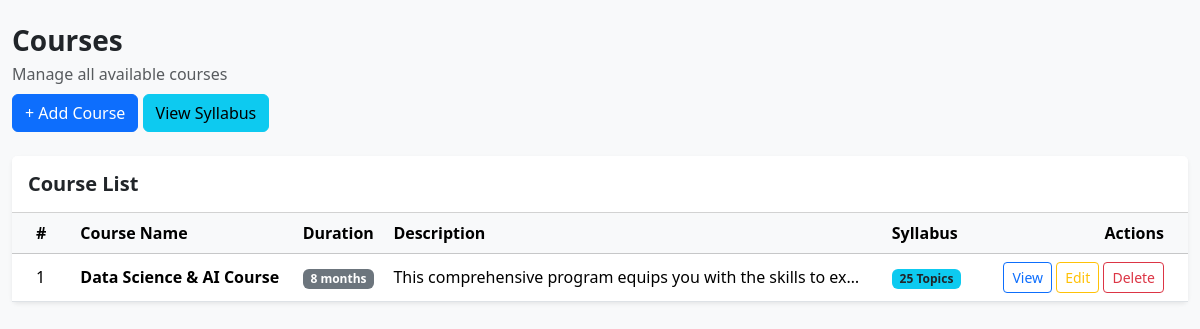
Page /courses/ on the committed database.
### Courses/models.py (models this page shows, shortened)
class CourseList(models.Model):
    course_name = models.CharField(max_length=100)
    course_duration = models.CharField(max_length=100)
    course_description = models.TextField()
    course_syllabus = models.ManyToManyField(
        Syllabus,
        blank=True,
        related_name="courses"
    )

### Courses/views.py (the view)
# urls.py: path("", views.course_list, name="course_list"),
def course_list(request):
    courses = CourseList.objects.all()
    return render(request, "admin/course_list.html", {"courses": courses})

### Courses/templates/admin/course_list.html (shortened to what this page needs)
<!DOCTYPE html>
<html lang="en">
<head>
    <link rel="stylesheet" href="/static/bootstrap/css/bootstrap.min.css">
</head>
<body class="bg-light">
<div class="container-fluid py-4">
    <div class="align-items-center mb-4">
        <div>
            <h3 class="fw-bold mb-1">
                Courses
            </h3>
            <p class="text-muted mb-2">
                Manage all available courses
            </p>
        </div>
        <a href="{% url 'course_create' %}"
           class="btn btn-primary">
            + Add Course
        </a>
        <a href="{% url 'syllabus_list' %}"
           class="btn btn-info">
            View Syllabus
        </a>
    </div>
    <div class="card border-0 shadow-sm">
        <div class="card-header bg-white py-3">
            <h5 class="mb-0 fw-semibold">
                Course List
            </h5>
        </div>
        <div class="card-body p-0">
            <div class="table-responsive">
                <table class="table table-hover align-middle mb-0">
                    <thead class="table-light">
                        <tr>
                            <th class="px-4">#</th>
                            <th>Course Name</th>
                            <th>Duration</th>
                            <th>Description</th>
                            <th>Syllabus</th>
                            <th class="text-end px-4">
                                Actions
                            </th>
                        </tr>
                    </thead>
                    <tbody>
                        {% for course in courses %}
                        <tr>
                            <td class="px-4">
                                {{ forloop.counter }}
                            </td>
                            <td>
                                <strong>
                                    {{ course.course_name }}
                                </strong>
                            </td>
                            <td>
                                <span class="badge bg-secondary">
                                    {{ course.course_duration }}
                                </span>
                            </td>
                            <td>
                                {{ course.course_description|truncatechars:60 }}
                            </td>
                            <td>
                                <span class="badge bg-info text-dark">
                                    {{ course.course_syllabus.count }}
                                    Topics
                                </span>
                            </td>
                            <td class="text-end px-4">
                                <a href="{% url 'course_detail' course.id %}"
                                   class="btn btn-sm btn-outline-primary">
                                    View
                                </a>
                                <a href="{% url 'course_update' course.id %}"
                                   class="btn btn-sm btn-outline-warning">
                                    Edit
                                </a>
                                <a href="{% url 'course_delete' course.id %}"
                                   class="btn btn-sm btn-outline-danger">
                                    Delete
                                </a>
                            </td>
                        </tr>
                        {% endfor %}
                    </tbody>
                </table>
            </div>
        </div>
    </div>
</div>
</body>
</html>

### rows in the picture
CourseList: course_name "Data Science & AI Course", course_duration "8 months", course_description "This comprehensive program equips you with the skills to ex…", course_syllabus.count "25"
